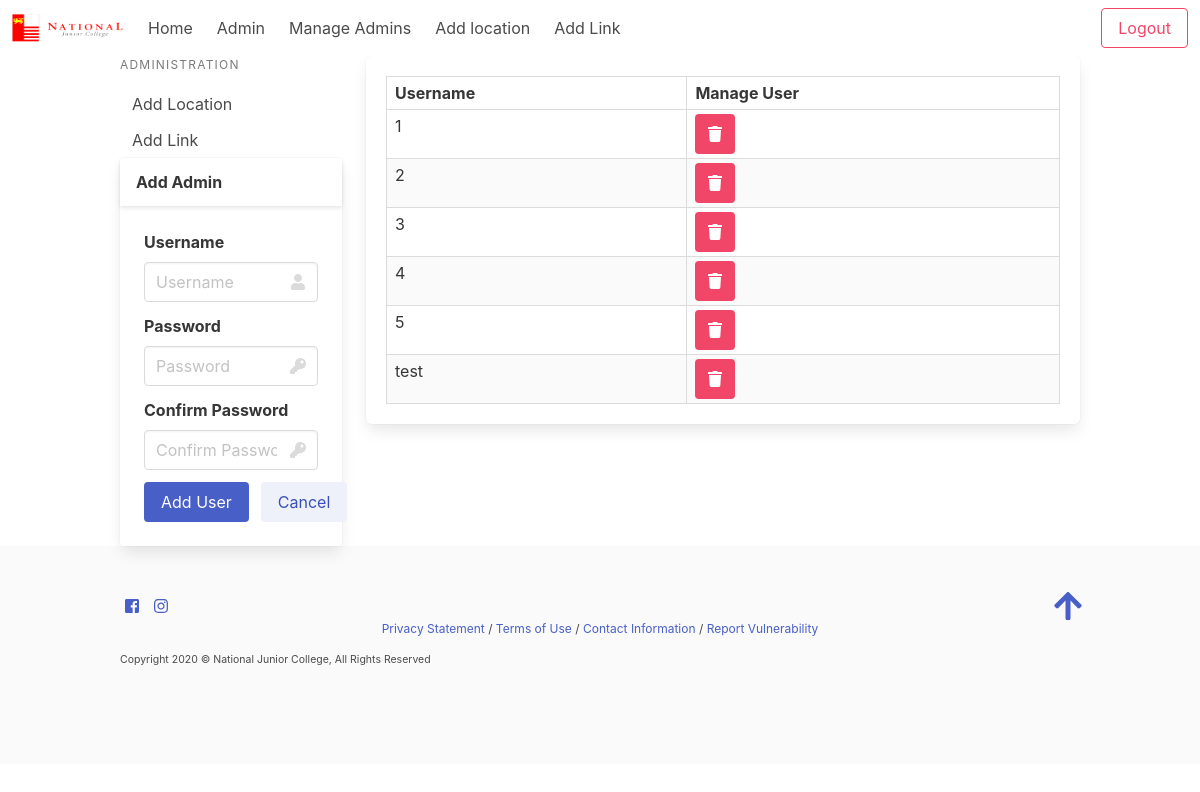
Page /manage_admin (signed in) on the earlier database version.
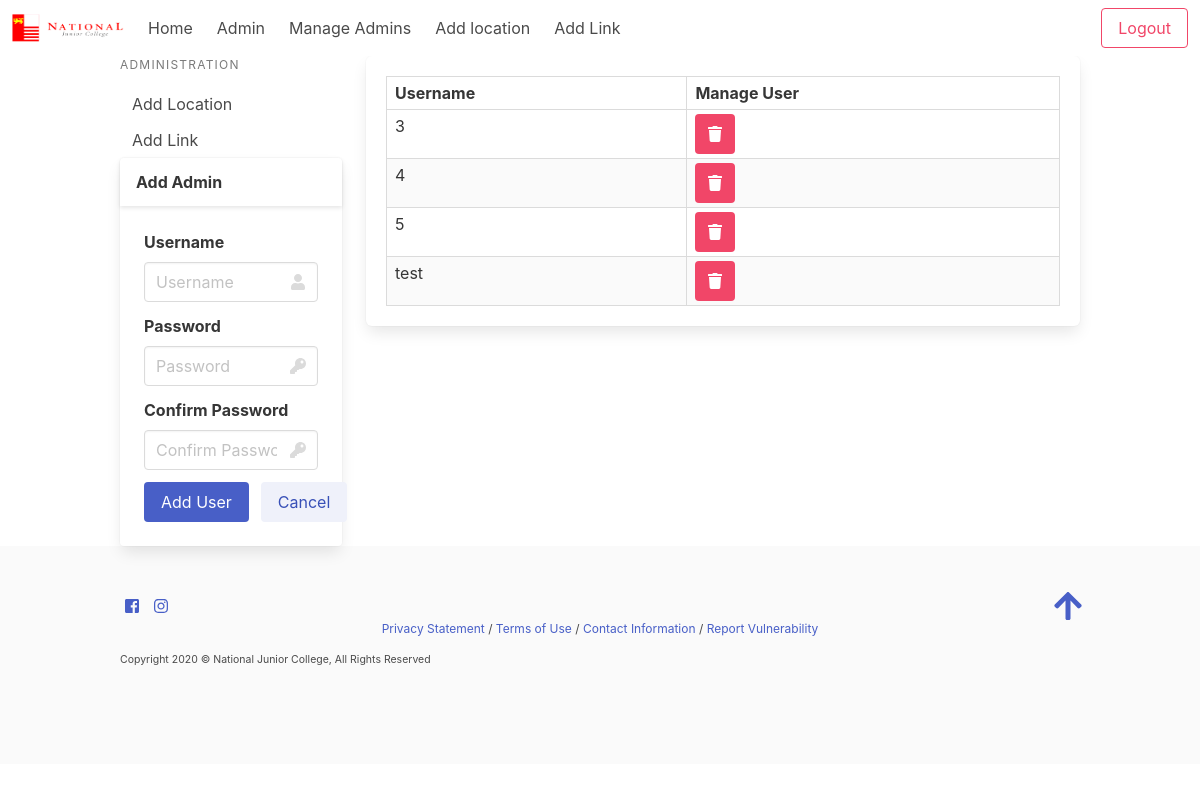
Same page on the later database version.
### tables this page shows
CREATE TABLE "admin" (
	"id"	TEXT NOT NULL,
	"password"	TEXT NOT NULL,
	PRIMARY KEY("id")
);

### app.py (the view)
@app.route('/manage_admin', methods=['GET', 'POST'])
@login_required
def manage_admin():
    if request.method == 'POST':
        user = request.form['delete']
        con = open_DB()
        cur = con.execute('DELETE FROM admin WHERE id=?', (user,))
        con.commit()
        con.close()
        return redirect(url_for('manage_admin'))
    else:
        rows = get_admin()
        return render_template('manage_admin.html', users=rows)

### app.py (called while the page is built)
def open_DB():
    connection = sqlite3.connect(db_path)
    connection.row_factory = sqlite3.Row
    return connection

def login_required(func):
    @wraps(func)
    def decorated_view(*args, **kwargs):
        if not 'logged_in' in session:
            return redirect(url_for('login'))
        return func(*args, **kwargs)
    return decorated_view

def get_admin():
    con = open_DB()
    cur = con.execute('SELECT id FROM admin')
    rows = cur.fetchall()
    con.close()
    return rows

### templates/manage_admin.html (shortened to what this page needs)
{% extends "base.html" %}
{% block content %}
<div class="columns">
    <div class="column is-3 ">
        {% include 'admin_sidebar.html' %}
        <aside>
            <div class="card">
                <header class="card-header">
                    <p class="card-header-title">
                        Add Admin
                    </p>
                </header>
                <div class="card-content">
                    <form action="{{ url_for('add_admin') }}" method="post" enctype="multipart/form-place">
                        <div class="field">
                            <label class="label">Username</label>
                            <div class="control has-icons-right">
                                <input class="input" type="text" name="userId" placeholder="Username" required>
                                <span class="icon is-small is-right">
                                </span>
                            </div>
                        </div>
                        <div class="field">
                            <label class="label">Password</label>
                            <div class="control has-icons-right">
                                <input class="input" type="password" name="password" placeholder="Password" required>
                                <span class="icon is-small is-right">
                                </span>
                            </div>
                        </div>
                        <div class="field">
                            <label class="label">Confirm Password</label>
                            <div class="control has-icons-right">
                                <input class="input" type="password" name="password_confirm"
                                    placeholder="Confirm Password" required>
                                <span class="icon is-small is-right">
                                </span>
                            </div>
                        </div>
                        <div class="field is-grouped">
                            <div class="control">
                                <button class="button is-link" type="submit" name="submit" value="update">Add
                                    User</button>
                            </div>
                            <div class="control">
                                <button class="button is-link is-light" type="reset" value="Reset">Cancel</button>
                            </div>
                        </div>
                    </form>
                </div>
            </div>
        </aside>
    </div>
    <div class="column is-9">
        <section class="box">
            <table class="table is-bordered is-striped is-narrow is-hoverable is-fullwidth">
                <thead>
                    <tr>
                        <th>Username</th>
                        <th>Manage User</th>
                    </tr>
                </thead>
                {% for user in users %}
                <tr>
                    <td>{{ user['id'] }}</td>
                    <td>
                        <form action="" method="post">
                            <button class="button is-danger" type="submit" name="delete"
                                value="{{ user['id'] }}">
                                <span class="icon">
                                    <i class="fas fa-trash"></i>
                                </span>
                            </button>
                        </form>
                    </td>
                </tr>
                {% endfor %}
            </table>
        </section>
    </div>
</div>
{% endblock %}

### templates/base.html (shortened to what this page needs)
<!DOCTYPE html>
<html>
<head>
    <link rel="stylesheet" href="https://cdn.jsdelivr.net/npm/bulma@0.9.0/css/bulma.min.css">
</head>
<body>
    {% block body %}
    {% block navbar %}
    <nav class="navbar" role="navigation" aria-label="main navigation">
        <div class="navbar-brand">
            <a class="navbar-item" href="/">
                <img src="/static/images/njc_logo.png" width="112" height="28">
            </a>
        </div>
        <div id="navMenu" class="navbar-menu">
            <div class="navbar-start">
                <a class="navbar-item" href="{{url_for('home')}}">
                    Home
                </a>
                {% if session['logged_in'] %}
                <a class="navbar-item" href="{{url_for('admin')}}">
                    Admin
                </a>
                <a class="navbar-item" href="{{url_for('manage_admin')}}">
                    Manage Admins
                </a>
                <a class="navbar-item" href="{{url_for('add_location')}}">
                    Add location
                </a>
                <a class="navbar-item" href="{{url_for('add_link')}}">
                    Add Link
                </a>
                {% endif %}
            </div>
            <div class="navbar-end">
                <div class="navbar-item">
                    {% if session['logged_in'] %}
                    <div class="buttons">
                        <a class="button is-outlined is-danger" href="{{url_for('logout')}}">
                            Logout
                        </a>
                    </div>
                    {% else %}
                    <div class="buttons">
                        <a class="button is-outlined is-primary" href="{{url_for('login')}}">
                            Admin Login
                        </a>
                    </div>
                    {% endif %}
                </div>
            </div>
        </div>
    </nav>
    {% endblock %}
    <div class="container content-wrapper">
        {% block content %}
        {% endblock %}
    </div>
    {% block footer %}
    <footer class="footer">
        <div class="content container">
            <div class="container">
                <a href="https://www.facebook.com/nationaljc/" class="icon">
                    <i class="fab fa-facebook-square"></i>
                </a>
                <a href="https://www.instagram.com/nationaljc/?hl=en" class="icon">
                    <i class="fab fa-instagram"></i>
                </a>
                <a href="#" class="icon is-pulled-right is-size-3"><i class="fas fa-arrow-up"></i></a>
            </div>
            <p class="is-size-7 has-text-centered">
                <a href="https://nationaljc.moe.edu.sg/terms-of-use/">Privacy
                    Statement</a> /
                <a href="https://nationaljc.moe.edu.sg/terms-of-use/">Terms of Use</a> /
                <a href="https://nationaljc.moe.edu.sg/Contact/">Contact Information</a> /
                <a href="http://tech.gov.sg/report_vulnerability">Report Vulnerability</a>
            </p>
            <p class="is-size-7">
                <small class="copyright">Copyright 2020 © National Junior College, All Rights Reserved</small>
            </p>
        </div>
    </footer>
    {% endblock %}
    {% endblock %}
</body>
</html>

### templates/admin_sidebar.html
<aside class="menu is-hidden-mobile">
    <p class="menu-label">
        Administration
    </p>
    <ul class="menu-list">
        <li><a href="{{url_for('add_location')}}">Add Location</a></li>
        <li><a href="{{url_for('add_link')}}">Add Link</a></li>
    </ul>
</aside>

Differences in the rows shown:
removed admin: id "1"
removed admin: id "2"
